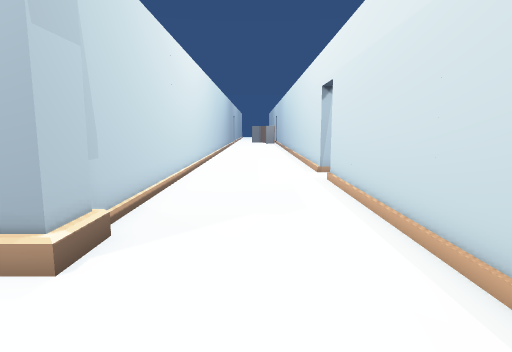
View 1 (above)

17 first-person views from a walk through a scene from a Unity 3-D project. The camera is 1.2 m above the floor, tilts 8° down and sees 75° across. Doors are open. The floor is counted in squares, 0.67 m on a side. Each view is taken from the middle of a square. On the plan, view 1 faces up. The plan holds only what a view shows up to about 17 squares ahead; the rest is blank. The place goes on beyond the plan. The player is left out. Some animated figures are left out.

View 2
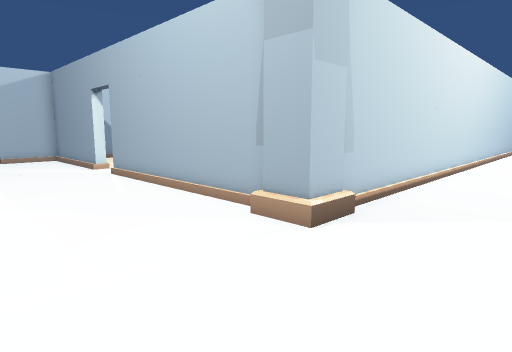

View 3
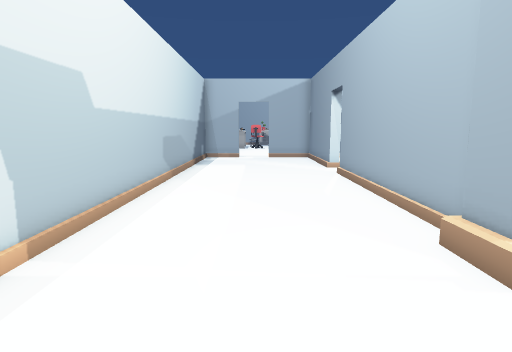

View 4
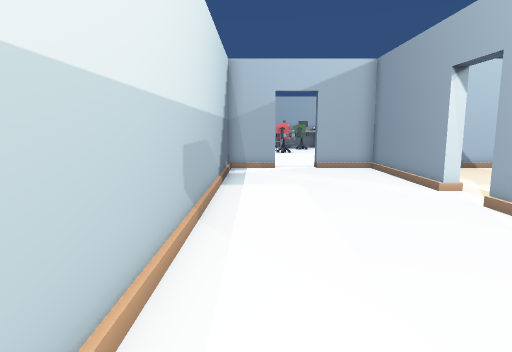

View 5
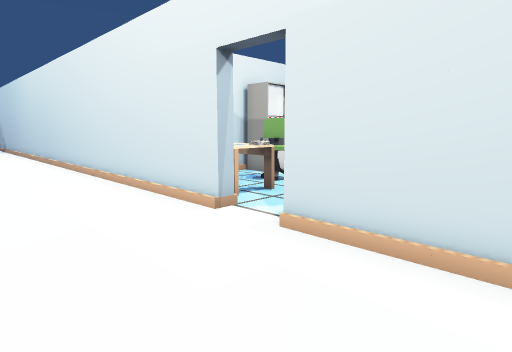

View 6
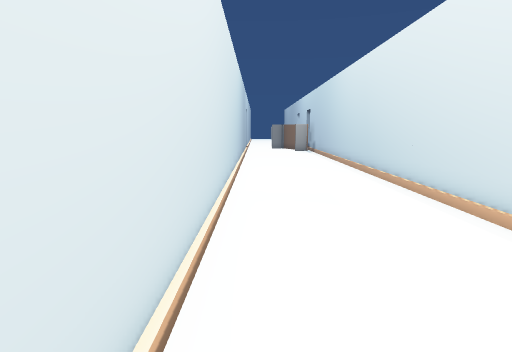

View 7
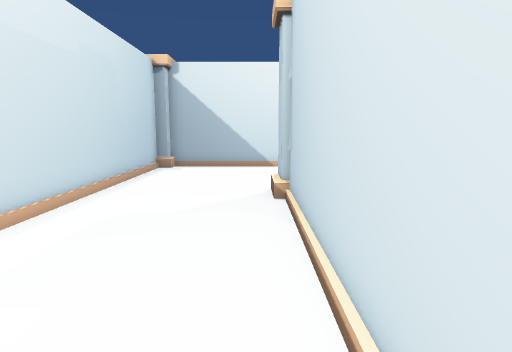

View 8
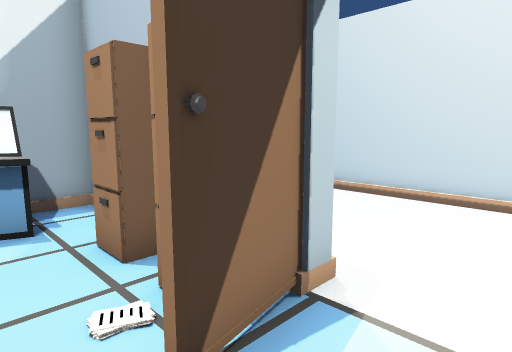

View 9
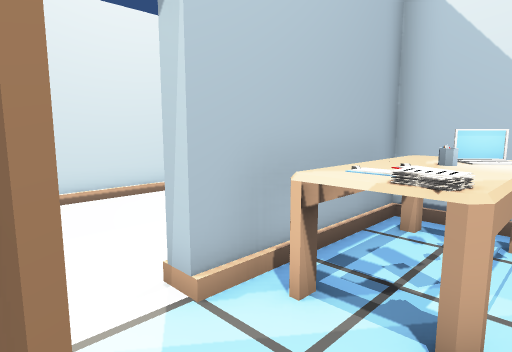

View 10
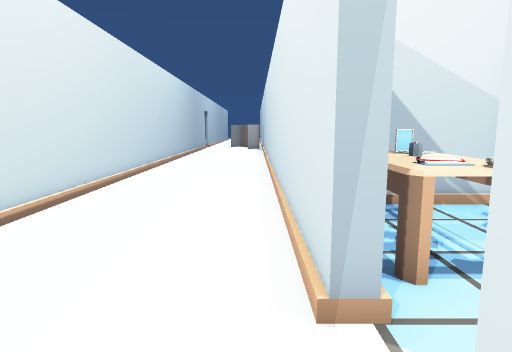

View 11
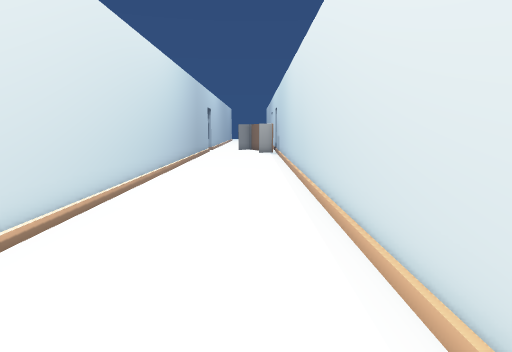

View 12
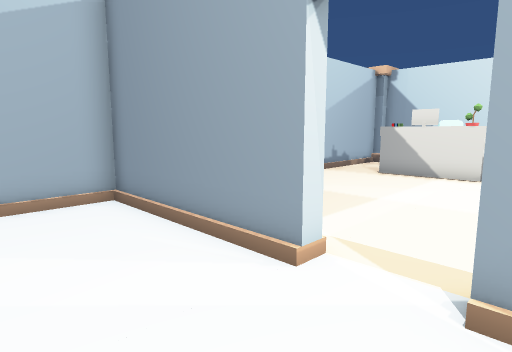

View 13
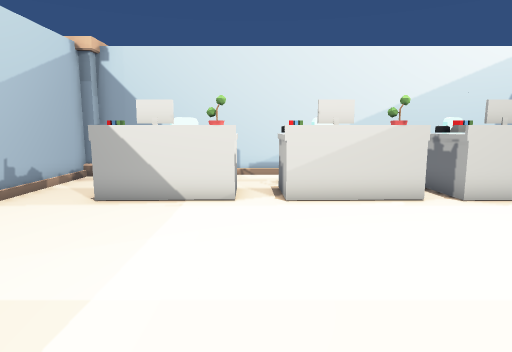

View 14
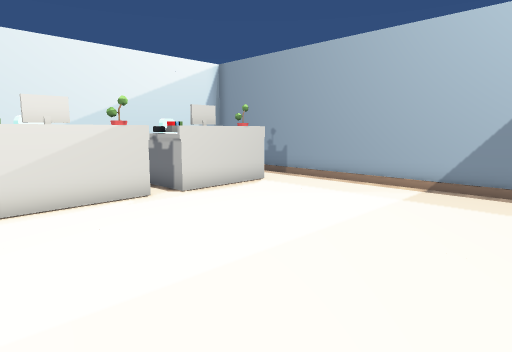

View 15
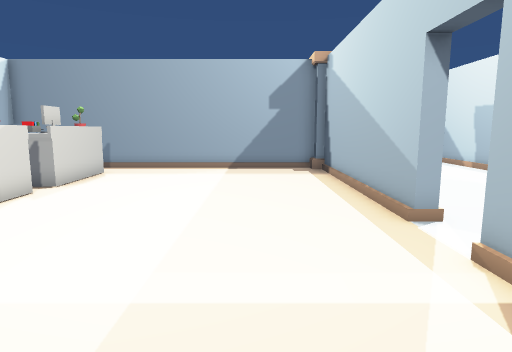

View 16
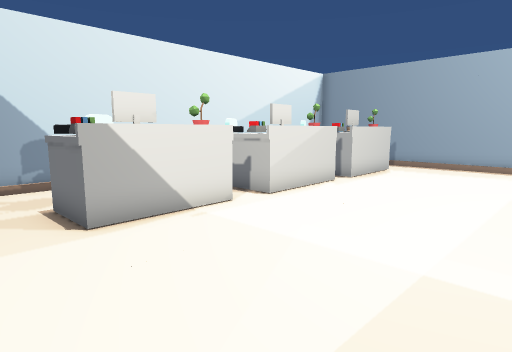

View 17
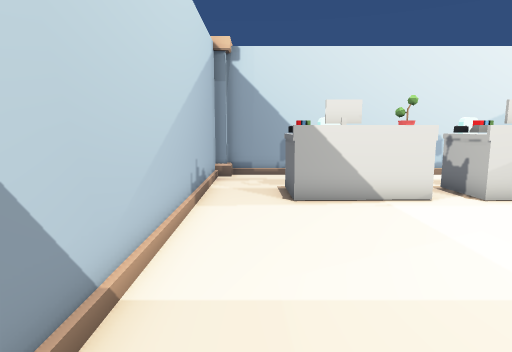

### Floor plan
Points are (right, up) in squares from view 1. A wall is a line through its corners. A room is listed if a view was taken in it or the views show most of it. See-through windows are left out.
Room 1 (views 1, 2, 3, 4, 5, 6, 7, 10, 11, 12)
walls: (-4.1, 4.4) (-12.6, 4.4) (-12.6, 4.9); (2.7, 13.9) (2.7, 31.5); (2.7, -1.8) (2.7, 11.9); (-14.6, 4.9) (-14.6, 4.4) (-20.6, 4.4) (-20.6, 1.8) (-21.1, 1.8); (-20.6, 0) (-20.6, -2.2) (2.2, -2.2); (-2.9, 31.5) (-2.9, 5.2)
ways out: opening at (3, 13) to room 2; opening at (-13.5, 4.5) to room 3; opening at (-21, 0.5)
objects: pillar (-4, 4) to (-3, 4)
Room 2 (views 8, 9)
walls: (3.1, 11.8) (5, 12.2); (2.7, 11.9) (3.2, 11.9); (3.1, 5.6) (4.9, 5.6); (6.5, 18.9) (3.1, 18.9) (3.1, 13.9) (2.7, 13.9)
ways out: opening at (3, 13) to room 1
objects: dresser (4, 9) to (4, 10); dresser (4, 11); table (4, 15) to (6, 18); other object (5, 7) to (5, 8); laptop (5, 17) to (5, 18)
Room 3 (views 13, 14, 15, 16, 17)
walls: (-12.6, 4.9) (-3.8, 4.9); (-15.2, 4.9) (-14.6, 4.9); (-20.6, 18.9) (-20.6, 7.8); (-3.3, 5.2) (-3.3, 19.2) (-20.2, 19.2)
ways out: opening at (-13.5, 4.5) to room 1
objects: table (-18, 14) to (-15, 16); other object (-18, 16); monitor (-17, 15) to (-16, 15); chair (-17, 17) to (-16, 18); table (-13, 14) to (-10, 15); other object (-13, 16); monitor (-12, 15); chair (-12, 17) to (-11, 18); table (-9, 14) to (-5, 15); other object (-9, 16) to (-8, 16); monitor (-8, 15) to (-7, 15); chair (-8, 17) to (-6, 18)

Where each view was taken, in squares from view 1:
view 1: 0 up, 0 right, facing up
view 2: 1 down, 1 right, facing up-left
view 3: 1 up, 1 right, facing left
view 4: 1 down, 5 left, facing left
view 5: 8 up, 2 left, facing up-right
view 6: 14 up, 2 left, facing up
view 7: 14 up, 2 left, facing down
view 8: 14 up, 6 right, facing down-left
view 9: 12 up, 6 right, facing up-left
view 10: 11 up, 2 right, facing up
view 11: 16 up, 1 right, facing up
view 12: 1 up, 12 left, facing up-left
view 13: 6 up, 14 left, facing up
view 14: 6 up, 14 left, facing up-right
view 15: 8 up, 19 left, facing right
view 16: 8 up, 20 left, facing up-right
view 17: 6 up, 19 left, facing up
